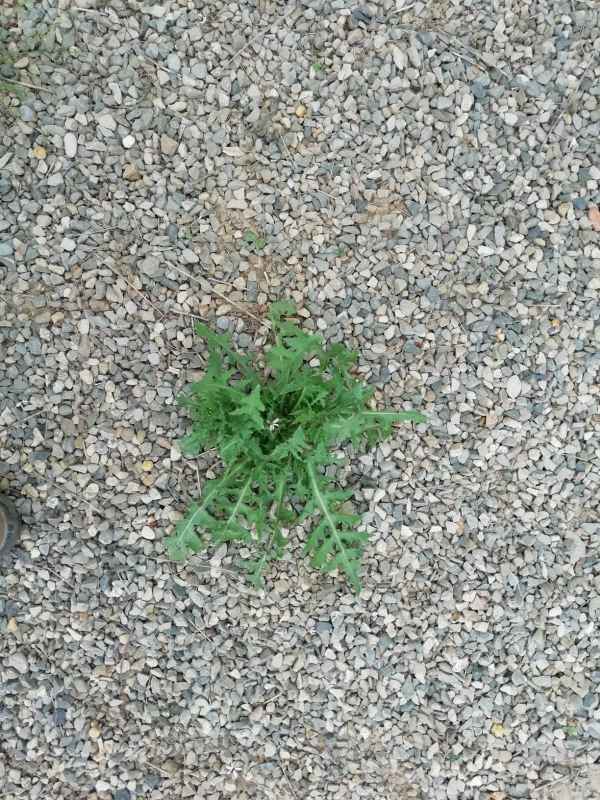
#> input picture Images/img_01.jpeg, 1200 x 1600 px, given in place of the camera (shown at 1/2 size)
$ python real_time_malas_hierbas.py   (older library calls are emulated)
#> lines starting #> are read from the running program, lines starting #| are printed output that depends on the picture; after the words box and inside, x2 and y2 are one past the last pixel; in counts of white or black regions, pixels touching at a corner belong together
# CENTER OF SHAPE APPLIET TO PLANT CENTER DETECTION
# import the necessary packages
from imutils.video import VideoStream
from imutils.video import FPS
import argparse
import imutils
import cv2
import glob
import numpy as np
import matplotlib.pyplot as plt
import time
from skimage.feature import greycomatrix, greycoprops

# initialize the video stream, allow the cammera sensor to warmup,
# and initialize the FPS counter
print("[INFO] starting video stream...")
vs = VideoStream(src=0).start()
time.sleep(2.0)
fps = FPS().start()

while True:
	frame = vs.read()
#> frame is the input picture: shape (1600, 1200, 3); mean B, G, R 145.1, 153.6, 148.7
	scale_percent = 70
	width = int(frame.shape[1]*scale_percent/100)
	height = int(frame.shape[0]*scale_percent/100)
	dim = (width, height)
	resized = cv2.resize(frame, dim, interpolation = cv2.INTER_AREA)

	blur = cv2.blur(resized, (5,5))

	hsv = cv2.cvtColor(blur, cv2.COLOR_BGR2HSV)
#> hsv: shape (1120, 840, 3); mean H, S, V 48, 19.3, 154.4

	# define range of blue color in HSV
	lower_green = np.array([20,40,40])
	upper_green = np.array([85,255,255])

	thresh = cv2.inRange(hsv, lower_green, upper_green)
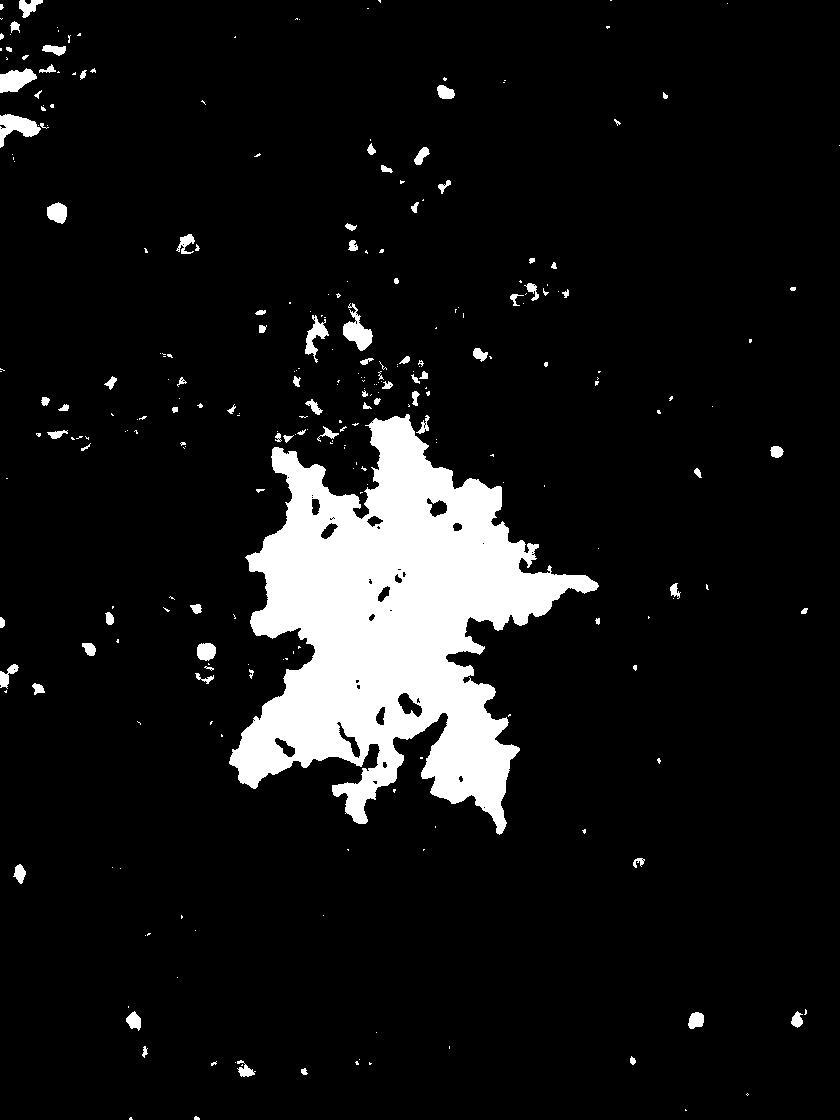
#> thresh: shape (1120, 840); 8.8% white; 276 white regions (188 under 20 px), largest, box (x1, y1, x2, y2) and area: (229, 414, 599, 835) 73054, (0, 114, 41, 148) 686, (343, 303, 373, 351) 648

	# morphologycal operation kernel definition
	kernel_close = cv2.getStructuringElement(cv2.MORPH_ELLIPSE, (20,20))
	sure_bg = cv2.morphologyEx(thresh, cv2.MORPH_CLOSE, kernel_close)
#> sure_bg: shape (1120, 840); 10.3% white; 107 white regions (50 under 20 px), largest, box (x1, y1, x2, y2) and area: (229, 303, 599, 835) 85339, (0, 0, 81, 148) 4441, (196, 644, 217, 684) 604

	# Finding sure foreground area
	dist_transform = cv2.distanceTransform(sure_bg,cv2.DIST_L2,3)
	ret, sure_fg = cv2.threshold(dist_transform,0.05*dist_transform.max(),255,0)
#> sure_fg: shape (1120, 840) float32; 8.1% white; 22 white regions (8 under 20 px), largest, box (x1, y1, x2, y2) and area: (235, 358, 593, 825) 71332, (0, 0, 66, 89) 2216, (311, 317, 368, 357) 783
#> ret = 5.05

	# Finding unknown region
	sure_fg = np.uint8(sure_fg)
	unknown = cv2.subtract(sure_bg,sure_fg)
#> unknown: shape (1120, 840); 2.2% white; 107 white regions (50 under 20 px), largest, box (x1, y1, x2, y2) and area: (229, 303, 599, 835) 12545, (0, 0, 81, 148) 1893, (196, 644, 217, 684) 440

	# Marker labelling
	num_labels, labels, stats, centroids = cv2.connectedComponentsWithStats(sure_bg)
#> labels: shape (1120, 840) int32; 108 distinct labels, from 0 to 107
#> num_labels = 108; stats = 108 rows, first 6: [0, 0, 840, 1120, 844059], [0, 0, 81, 148, 4441], [368, 0, 14, 9, 40], [611, 0, 1, 1, 1], [728, 0, 1, 2, 2], [296, 19, 4, 1, 4]; centroids = 108 pairs, first value 1.4 to 804.2, second value 0 to 1118.6

	# Add one to all labels so that sure background is not 0, but 1
	labels = labels+1
#> labels: shape (1120, 840) int32; 108 distinct labels, from 1 to 108

	# Now, mark the region of unknown with zero
	labels[unknown==255] = 0
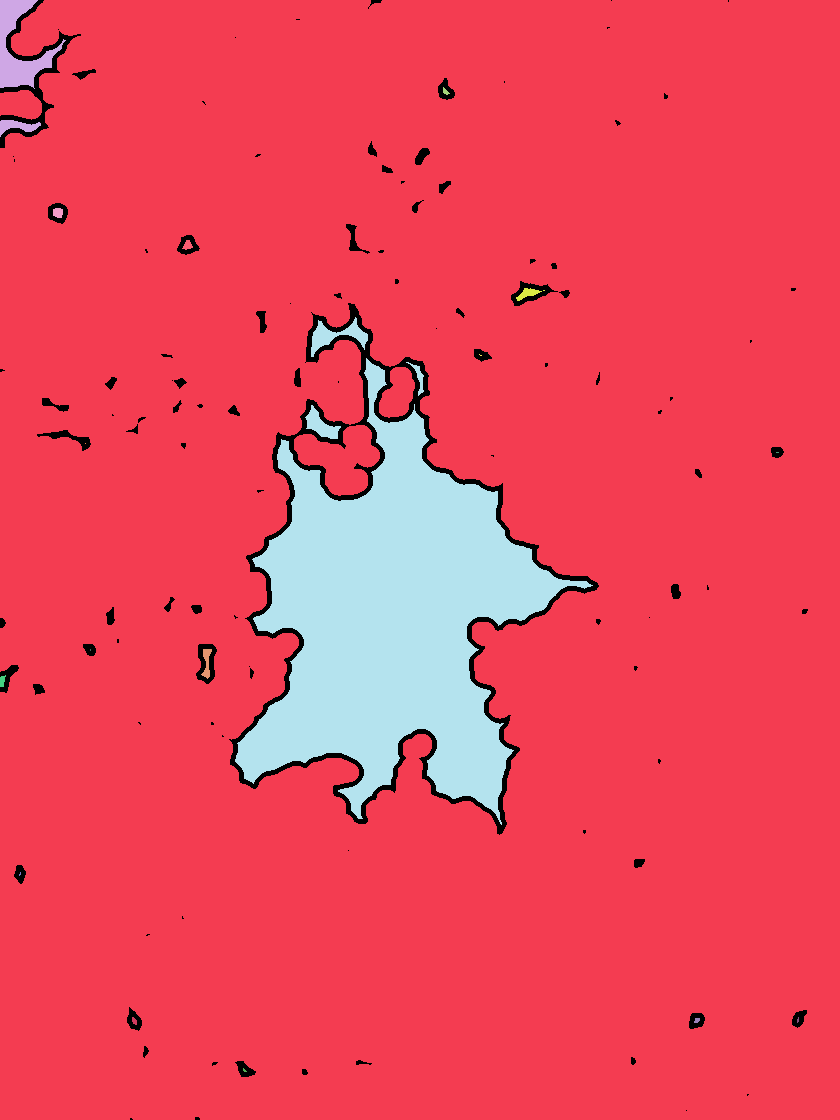
#> labels: shape (1120, 840) int32; 19 distinct labels, from 0 to 101; one colour per label, 0 black
	labels_ori = labels.copy()

	area_thresh = 2000
	greatest_areas = []
	for i in range(1,num_labels):
		if stats[i, 4]>area_thresh:
			greatest_areas.append(i)
		else:
			labels[labels==i]=1
#> after the loop, greatest_areas = [1, 37]

	labels_ori = cv2.watershed(resized,labels_ori)
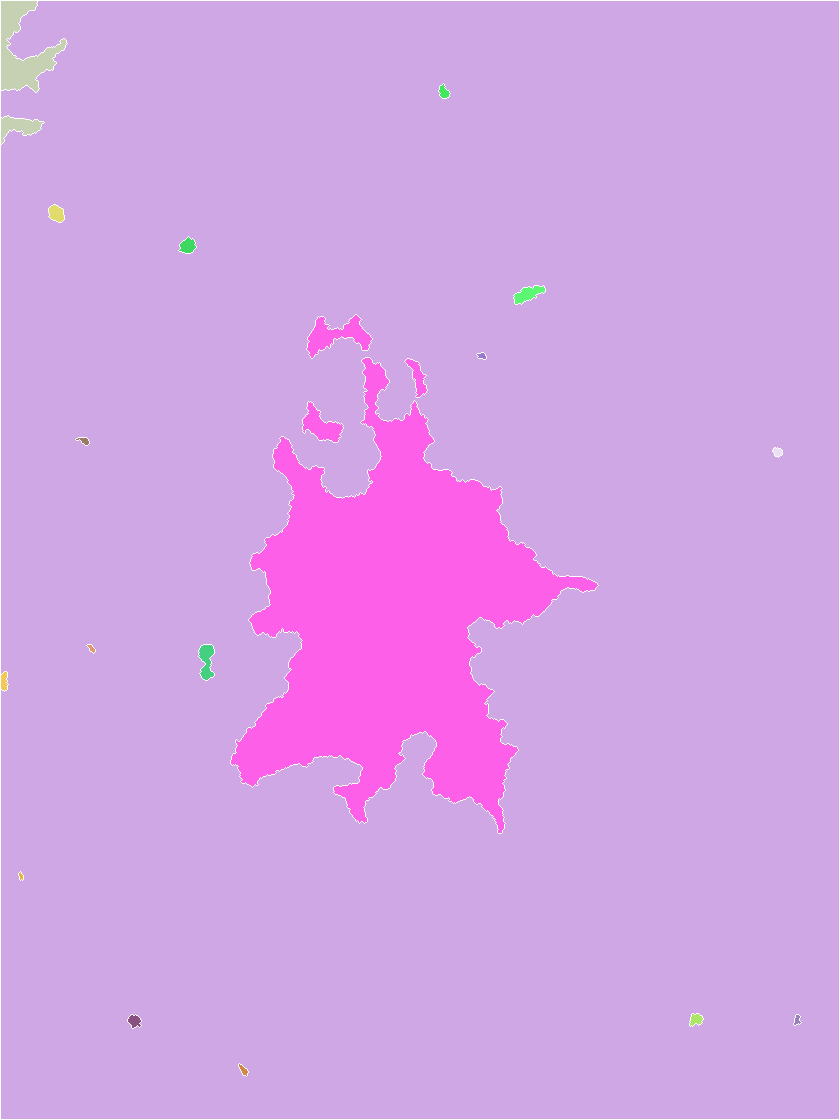
#> labels_ori: shape (1120, 840) int32; 19 distinct labels, from -1 to 101; one colour per label, 0 black, -1 white
	resized[labels_ori == -1] = [255,0,0]
#> resized: shape (1120, 840, 3); mean B, G, R 146.1, 152.4, 147.6

	for i in range(len(greatest_areas)):
		obj = greatest_areas[i]
		#x = stats[obj,0]
		#y = stats[obj,1]
		j = stats[obj,2]
		k = stats[obj,3]
		fact = 0.2;

	# Draw centroids of selected objects
		resized = cv2.circle(resized, (int(centroids[obj,0]), int(centroids[obj,1])), 10, (255,0,0), 6)
#> this loop made 2 passes
#> (obj, j, k, fact) on passes 1 to 2: (1, 81, 148, 0.2), (37, 370, 532, 0.2)
#> pass 2, `resized = cv2.circle(resized, (int(centroids[obj,0]), int(centroids[ob..`:
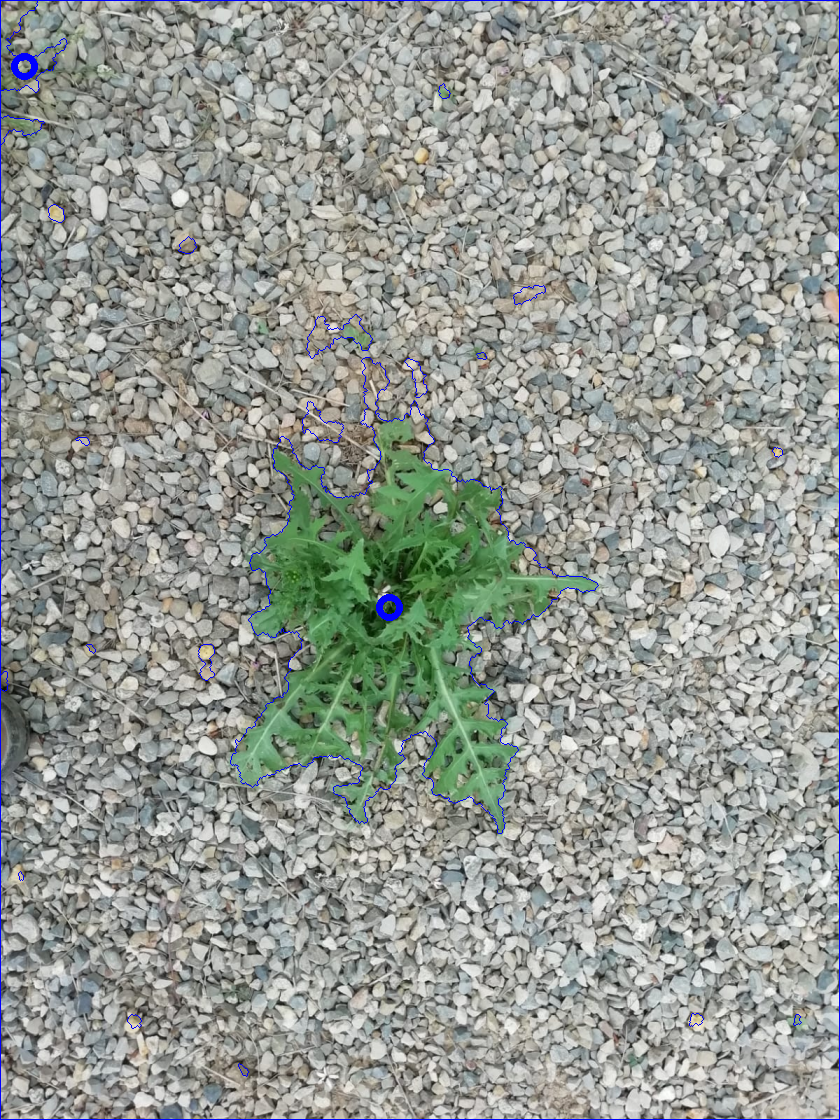
#> resized: shape (1120, 840, 3); mean B, G, R 146.2, 152.3, 147.5

	# show the output frame
	cv2.imshow("Frame", resized)
	key = cv2.waitKey(1) & 0xFF
#> (key q is pressed here)

	# if the `q` key was pressed, break from the loop
	if key == ord("q"):
		break

	# update the FPS counter
	fps.update()

# stop the timer and display FPS information
fps.stop()
print("[INFO] elapsed time: {:.2f}".format(fps.elapsed()))
print("[INFO] approx. FPS: {:.2f}".format(fps.fps()))

# do a bit of cleanup
cv2.destroyAllWindows()
vs.stop()
